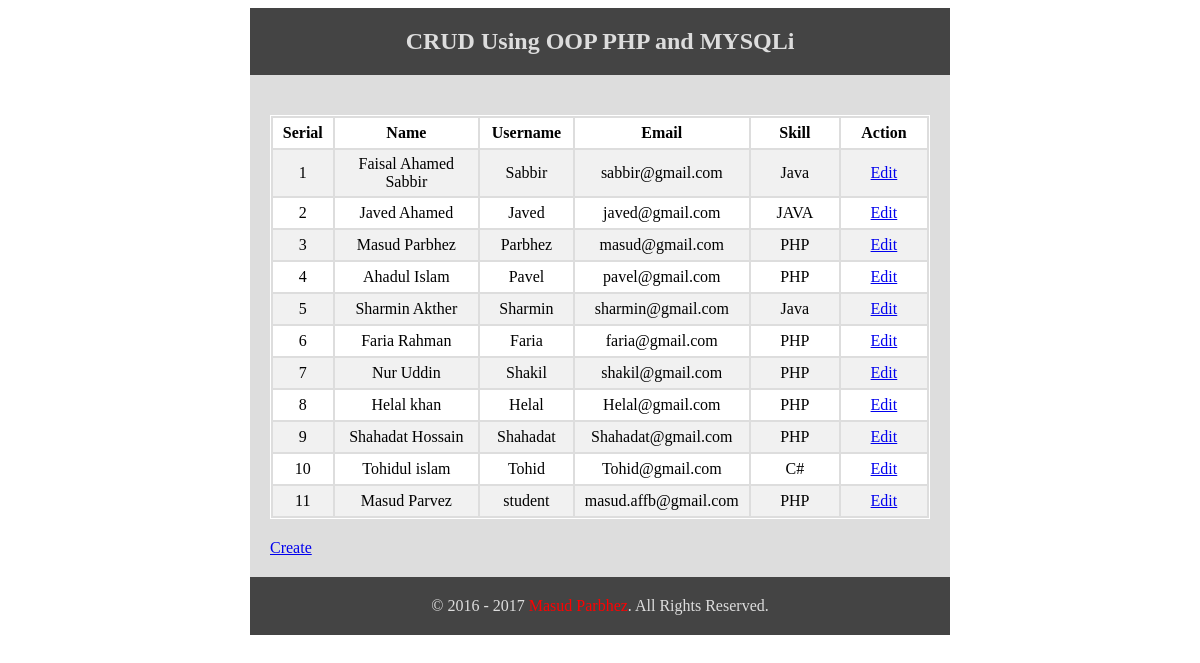
The page / on the database its author committed.
### tables this page shows
CREATE TABLE `tbl_user` (
  `id` int(11) NOT NULL,
  `name` varchar(255) NOT NULL,
  `username` varchar(255) NOT NULL,
  `email` varchar(255) NOT NULL,
  `skill` varchar(255) NOT NULL
);

### Database.php (called while the page is built, shortened)
<?php
	class Database {
		public $host = DB_HOST;
		public $user = DB_USER;
		public $pass = DB_PASS;
		public $dbname = DB_NAME;
		public $link;
		private function connectDB () {
			$this->link = new mysqli ($this->host, $this->user, $this->pass, $this->dbname);
			if (!$this->link) {
				$this->error = "Connection failed".$this->link->connect_error;
				return false;
			} else {
				return true;
			}
		}
		public function select ($query) {
			$result = $this->link->query($query) or die($this->link->error.__LINE__);
			if ($result->num_rows > 0) {
				return $result;
			} else {
				return false;
			}
		}
	}
?>

### index.php (the view, shortened to what this page needs)
<?php
include 'inc/header.php';
include 'Database.php';
?>
<?php
  $db = new Database();
  $query = "SELECT * FROM tbl_user";
  $read = $db->select($query);
 ?>
	<table class="tblone">
		<tr>
			<th width="10%">Serial</th>
			<th width="25%">Name</th>
			<th width="15%">Username</th>
			<th width="20%">Email</th>
			<th width="15%">Skill</th>
			<th width="15%">Action</th>
		</tr>
	<?php if ($read) { ?>
	<?php
	$i = 1;
	while ($row = $read->fetch_assoc()) {
		?>
		<tr>
			<td><?php echo $i++ ?></td>
			<td> <?php echo $row ['name']; ?></td>
			<td> <?php echo $row ['username']; ?></td>
			<td> <?php echo $row ['email']; ?></td>
			<td> <?php echo $row ['skill']; ?></td>
			<td><a href="update.php?id=<?php echo urlencode($row['id']); ?>">Edit</a></td>
		</tr>
	<?php	} ?>
	<?php	}  else { ?>
		<p>Data is not Available</p>
	<?php	} ?>
	</table>
	<a href="create.php">Create</a>
<?php
include 'inc/footer.php';
?>

### inc/header.php (shortened to what this page needs)
<!DOCTYPE html>
<html>
<head>
</head>
<body>
	<div class="phpcoding">
		<section class="header-option">
			<h2>CRUD Using OOP PHP and MYSQLi</h2>
		</section>
			<section class="main-option">

### inc/footer.php
</section>
<section  class="footer-option">
                &copy; 2016 - 2017 <a target="_blank" href="https://www.facebook.com" title="" style="color: red;">Masud Parbhez</a>. All Rights Reserved.
            </section>
	</div>
</body>
</html>

### inc/header.php (style rules this page uses)
body { font-family: verdana; }
.phpcoding { width: 700px; margin: 0 auto; background: #ddd; }
.header-option, .footer-option { background: #444; color: #ddd; padding: 20px; text-align: center; }
.header-option h2 { margin: 0; }
.footer-option a { text-decoration: none; }
.main-option { min-height: 400px; padding: 20px; }
.tblone { width: 100%; border: 1px solid #fff; margin: 20px 0px; }
.tblone td { padding: 5px 10px; text-align: center; }
table.tblone tr:nth-child(2n+1) { background: #fff;height: 30px; }
table.tblone tr:nth-child(2n) { background: #f1f1f1;height: 30px; }

### rows shown on the page
tbl_user: name "Faisal Ahamed Sabbir", username "Sabbir", email "sabbir@gmail.com", skill "Java"
tbl_user: name "Javed Ahamed", username "Javed", email "javed@gmail.com", skill "JAVA"
tbl_user: name "Masud Parbhez", username "Parbhez", email "masud@gmail.com", skill "PHP"
tbl_user: name "Ahadul Islam", username "Pavel", email "pavel@gmail.com", skill "PHP"
tbl_user: name "Sharmin Akther", username "Sharmin", email "sharmin@gmail.com", skill "Java"
tbl_user: name "Faria Rahman", username "Faria", email "faria@gmail.com", skill "PHP"
tbl_user: name "Nur Uddin", username "Shakil", email "shakil@gmail.com", skill "PHP"
tbl_user: name "Helal khan", username "Helal", email "Helal@gmail.com", skill "PHP"
tbl_user: name "Shahadat Hossain", username "Shahadat", email "Shahadat@gmail.com", skill "PHP"
tbl_user: name "Tohidul islam", username "Tohid", email "Tohid@gmail.com", skill "C#"
tbl_user: name "Masud Parvez", username "student", email "masud.affb@gmail.com", skill "PHP"
